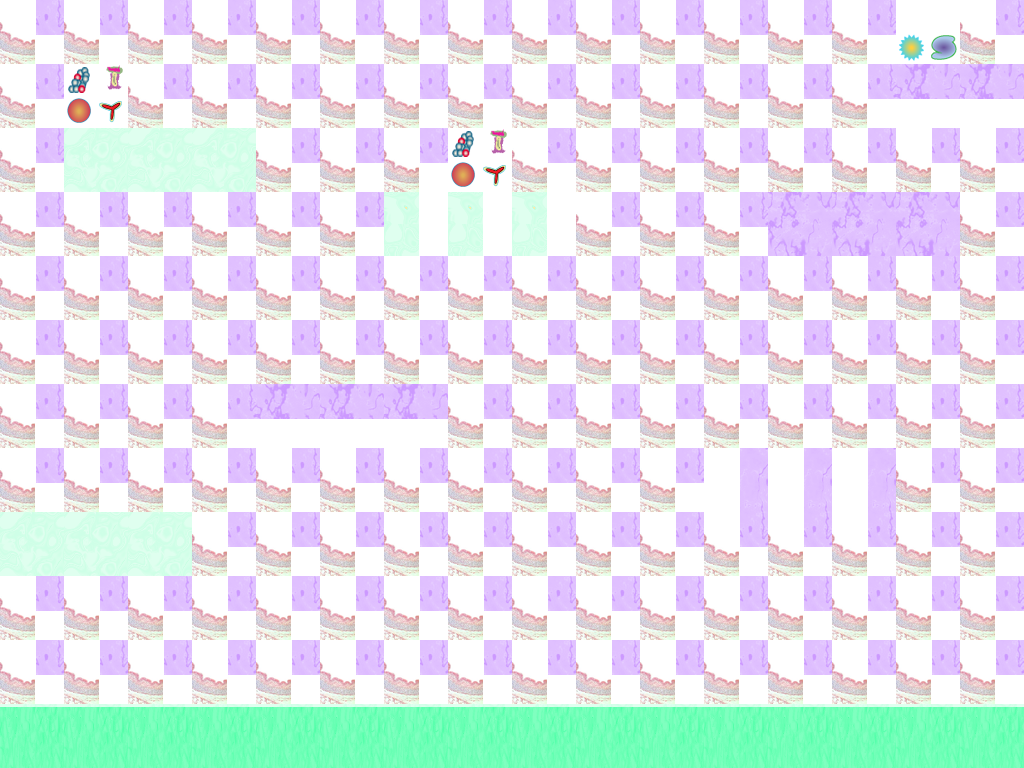

Below is a game level as drawn by its tile map, then a one-line description and the .tmx file that defines it, in full:
An orthogonal 16x12 tile map with 64x64 px tiles, 1 tile layer (Capa de Patrones 1) and 12 objects (8x citrus.objects.platformer.box2d.Platform, citrus.objects.platformer.box2d.Enemy, citrus.objects.platformer.box2d.Hero).

<map version="1.0" orientation="orthogonal" width="16" height="12" tilewidth="64" tileheight="64">
 <tileset firstgid="1" name="conjunto01" tilewidth="64" tileheight="64">
  <image source="tilemap_01.png" width="265" height="199" />
 </tileset>
 <layer name="Capa de Patrones 1" width="16" height="12">
  <data>
   <tile gid="7" />
   <tile gid="7" />
   <tile gid="7" />
   <tile gid="7" />
   <tile gid="7" />
   <tile gid="7" />
   <tile gid="7" />
   <tile gid="7" />
   <tile gid="7" />
   <tile gid="7" />
   <tile gid="7" />
   <tile gid="7" />
   <tile gid="7" />
   <tile gid="7" />
   <tile gid="11" />
   <tile gid="7" />
   <tile gid="7" />
   <tile gid="12" />
   <tile gid="7" />
   <tile gid="7" />
   <tile gid="7" />
   <tile gid="7" />
   <tile gid="7" />
   <tile gid="7" />
   <tile gid="7" />
   <tile gid="7" />
   <tile gid="7" />
   <tile gid="7" />
   <tile gid="7" />
   <tile gid="7" />
   <tile gid="8" />
   <tile gid="8" />
   <tile gid="7" />
   <tile gid="1" />
   <tile gid="1" />
   <tile gid="1" />
   <tile gid="7" />
   <tile gid="7" />
   <tile gid="7" />
   <tile gid="12" />
   <tile gid="7" />
   <tile gid="7" />
   <tile gid="7" />
   <tile gid="7" />
   <tile gid="7" />
   <tile gid="7" />
   <tile gid="7" />
   <tile gid="7" />
   <tile gid="7" />
   <tile gid="7" />
   <tile gid="7" />
   <tile gid="7" />
   <tile gid="7" />
   <tile gid="7" />
   <tile gid="2" />
   <tile gid="2" />
   <tile gid="2" />
   <tile gid="7" />
   <tile gid="7" />
   <tile gid="7" />
   <tile gid="4" />
   <tile gid="4" />
   <tile gid="4" />
   <tile gid="7" />
   <tile gid="7" />
   <tile gid="7" />
   <tile gid="7" />
   <tile gid="7" />
   <tile gid="7" />
   <tile gid="7" />
   <tile gid="7" />
   <tile gid="7" />
   <tile gid="7" />
   <tile gid="7" />
   <tile gid="7" />
   <tile gid="7" />
   <tile gid="7" />
   <tile gid="7" />
   <tile gid="7" />
   <tile gid="7" />
   <tile gid="7" />
   <tile gid="7" />
   <tile gid="7" />
   <tile gid="7" />
   <tile gid="7" />
   <tile gid="7" />
   <tile gid="7" />
   <tile gid="7" />
   <tile gid="7" />
   <tile gid="7" />
   <tile gid="7" />
   <tile gid="7" />
   <tile gid="7" />
   <tile gid="7" />
   <tile gid="7" />
   <tile gid="7" />
   <tile gid="7" />
   <tile gid="7" />
   <tile gid="7" />
   <tile gid="7" />
   <tile gid="8" />
   <tile gid="8" />
   <tile gid="8" />
   <tile gid="7" />
   <tile gid="7" />
   <tile gid="7" />
   <tile gid="7" />
   <tile gid="7" />
   <tile gid="7" />
   <tile gid="7" />
   <tile gid="7" />
   <tile gid="7" />
   <tile gid="7" />
   <tile gid="7" />
   <tile gid="7" />
   <tile gid="7" />
   <tile gid="7" />
   <tile gid="7" />
   <tile gid="7" />
   <tile gid="7" />
   <tile gid="7" />
   <tile gid="7" />
   <tile gid="7" />
   <tile gid="3" />
   <tile gid="3" />
   <tile gid="3" />
   <tile gid="7" />
   <tile gid="7" />
   <tile gid="1" />
   <tile gid="1" />
   <tile gid="1" />
   <tile gid="7" />
   <tile gid="7" />
   <tile gid="7" />
   <tile gid="7" />
   <tile gid="7" />
   <tile gid="7" />
   <tile gid="7" />
   <tile gid="7" />
   <tile gid="7" />
   <tile gid="7" />
   <tile gid="7" />
   <tile gid="7" />
   <tile gid="7" />
   <tile gid="7" />
   <tile gid="7" />
   <tile gid="7" />
   <tile gid="7" />
   <tile gid="7" />
   <tile gid="7" />
   <tile gid="7" />
   <tile gid="7" />
   <tile gid="7" />
   <tile gid="7" />
   <tile gid="7" />
   <tile gid="7" />
   <tile gid="7" />
   <tile gid="7" />
   <tile gid="7" />
   <tile gid="7" />
   <tile gid="7" />
   <tile gid="7" />
   <tile gid="7" />
   <tile gid="7" />
   <tile gid="7" />
   <tile gid="7" />
   <tile gid="7" />
   <tile gid="7" />
   <tile gid="7" />
   <tile gid="7" />
   <tile gid="7" />
   <tile gid="7" />
   <tile gid="7" />
   <tile gid="7" />
   <tile gid="7" />
   <tile gid="7" />
   <tile gid="5" />
   <tile gid="5" />
   <tile gid="5" />
   <tile gid="5" />
   <tile gid="5" />
   <tile gid="5" />
   <tile gid="5" />
   <tile gid="5" />
   <tile gid="5" />
   <tile gid="5" />
   <tile gid="5" />
   <tile gid="5" />
   <tile gid="5" />
   <tile gid="5" />
   <tile gid="5" />
   <tile gid="5" />
  </data>
 </layer>
 <objectgroup name="Capa de Objetos 1" width="16" height="12">
  <object type="citrus.objects.platformer.box2d.Platform" x="0" y="704" width="1024" height="64" />
  <object name="enemy" type="citrus.objects.platformer.box2d.Enemy" x="832" y="640" width="64" height="64" />
  <object name="hero" type="citrus.objects.platformer.box2d.Hero" x="128" y="640" width="64" height="64" />
  <object x="1024" y="768" />
  <object x="384" y="448" width="64" />
  <object type="citrus.objects.platformer.box2d.Platform" x="704" y="448" width="192" height="64" />
  <object type="citrus.objects.platformer.box2d.Platform" x="256" y="384" width="192" height="64" />
  <object type="citrus.objects.platformer.box2d.Platform" x="0" y="512" width="192" height="64" />
  <object type="citrus.objects.platformer.box2d.Platform" x="384" y="192" width="192" height="64" />
  <object type="citrus.objects.platformer.box2d.Platform" x="768" y="192" width="192" height="64" />
  <object type="citrus.objects.platformer.box2d.Platform" x="896" y="64" width="128" height="64" />
  <object type="citrus.objects.platformer.box2d.Platform" x="64" y="128" width="192" height="64" />
 </objectgroup>
</map>
